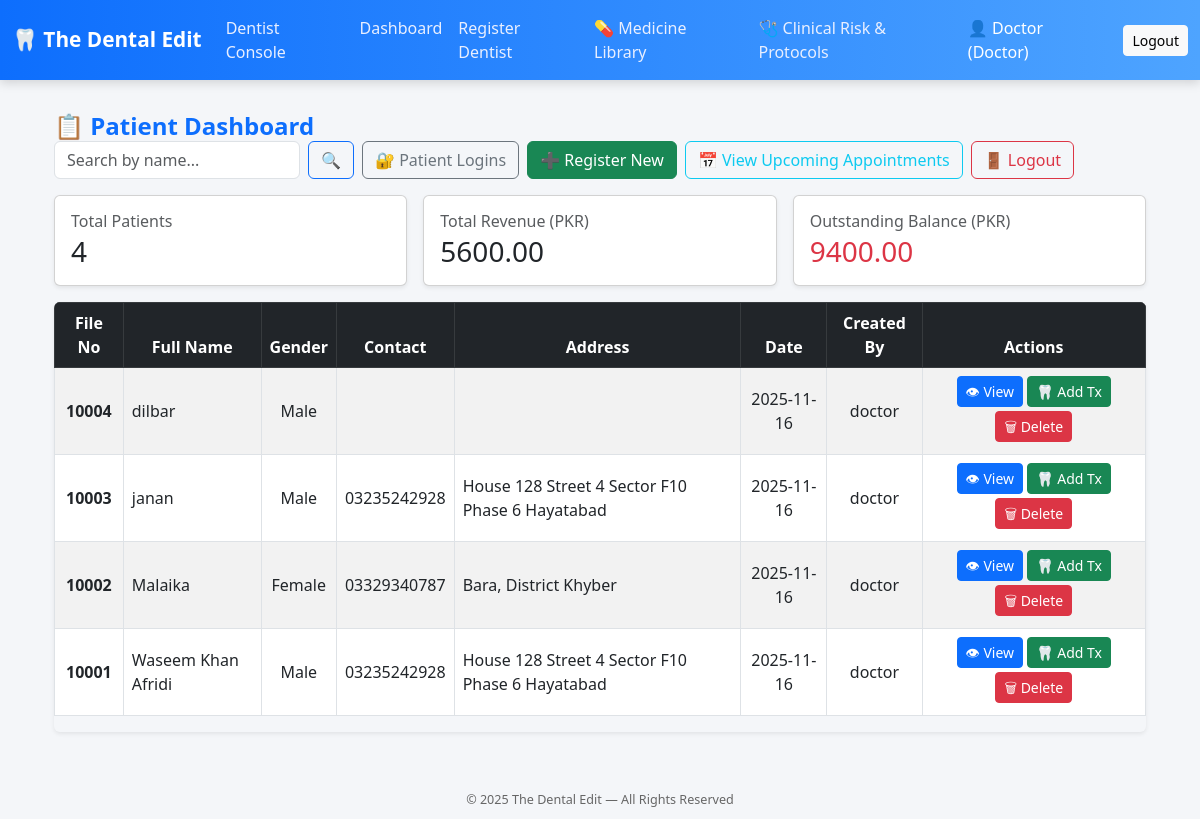
Screenshot of /dashboard_main (signed in) with the database file from the repository.
### Dentaleditapp.py (models this page shows, shortened)
class Patient(db.Model):
    __tablename__ = 'patients'
    id = db.Column(db.Integer, primary_key=True)
    file_no = db.Column(db.String(50), unique=True)
    full_name = db.Column(db.String(150))
    father_or_spouse_name = db.Column(db.String(150))
    gender = db.Column(db.String(20))
    dob_or_age = db.Column(db.String(50))
    marital_status = db.Column(db.String(50))
    occupation = db.Column(db.String(100))
    contact = db.Column(db.String(50))
    email = db.Column(db.String(100))
    cnic = db.Column(db.String(20))
    address = db.Column(db.Text)
    date = db.Column(db.String(20), default=date.today().strftime("%Y-%m-%d"))
    created_by = db.Column(db.String(100))
    heart_disease = db.Column(db.String(10))
    blood_pressure = db.Column(db.String(10))
    diabetes = db.Column(db.String(10))
    asthma = db.Column(db.String(10))
    tuberculosis = db.Column(db.String(10))
    hepatitis = db.Column(db.String(10))
    bleeding_disorder = db.Column(db.String(10))
    epilepsy = db.Column(db.String(10))
    thyroid_disorder = db.Column(db.String(10))
    kidney_disease = db.Column(db.String(10))
    stomach_ulcers = db.Column(db.String(10))
    psychiatric_disorder = db.Column(db.String(10))
    medications = db.Column(db.Text)
    allergies = db.Column(db.Text)
    other_health = db.Column(db.Text)
    pregnant = db.Column(db.String(10))
    breastfeeding = db.Column(db.String(10))
    pregnancy_weeks = db.Column(db.String(20))
    surgery_history = db.Column(db.Text)
    last_dental_visit = db.Column(db.String(50))
    last_dental_reason = db.Column(db.String(50))
    treat_fillings = db.Column(db.String(10))
    treat_rct = db.Column(db.String(10))
    treat_crowns = db.Column(db.String(10))
    treat_extractions = db.Column(db.String(10))
    treat_scaling = db.Column(db.String(10))
    treat_denture = db.Column(db.String(10))
    treat_braces = db.Column(db.String(10))
    treat_implant = db.Column(db.String(10))
    treat_other = db.Column(db.String(100))
    bad_experience = db.Column(db.String(10))
    bad_experience_details = db.Column(db.Text)
    gum_bleeding = db.Column(db.String(10))
    gum_loose = db.Column(db.String(10))
    gum_badbreath = db.Column(db.String(10))
    gum_none = db.Column(db.String(10))
    sensitive_teeth = db.Column(db.String(10))
    frequent_cavities = db.Column(db.String(10))
    caries_none = db.Column(db.String(10))
    fractured_tooth = db.Column(db.String(10))
    jaw_accident = db.Column(db.String(10))
    trauma_none = db.Column(db.String(10))
    prosthesis_crown = db.Column(db.String(10))
    prosthesis_denture = db.Column(db.String(10))
    prosthesis_implant = db.Column(db.String(10))
    prosthesis_braces = db.Column(db.String(10))
    prosthesis_none = db.Column(db.String(10))
    uses_tobacco = db.Column(db.String(10))
    uses_naswar = db.Column(db.String(10))
    uses_paan = db.Column(db.String(10))
    uses_smoke = db.Column(db.String(10))
    smoking_frequency = db.Column(db.String(100))
    tmj_issue = db.Column(db.Text)
    tmj_notes = db.Column(db.Text)
    oral_hygiene = db.Column(db.Text)
    caries_risk = db.Column(db.Text)
    soft_tissue_notes = db.Column(db.Text)
    dental_notes = db.Column(db.Text)
    cases = db.relationship('Case', backref='patient', cascade="all, delete-orphan", lazy='joined')
    treatments = db.relationship('Treatment', backref='patient', cascade="all, delete-orphan", lazy='joined')
    visits = db.relationship('Visit', backref='patient', cascade="all, delete-orphan", lazy=True)

### Dentaleditapp.py (the view)
@app.route("/dashboard_main")
def dashboard_main():
    if not require_role(["doctor", "assistant"]):
        return redirect(url_for("login"))
    q = request.args.get("q", "")
    if q:
        patients = Patient.query.filter(Patient.full_name.ilike(f"%{q}%")).all()
    else:
        patients = Patient.query.order_by(Patient.id.desc()).all()
    total_revenue = sum(p.amount_paid for p in Payment.query.all())
    total_outstanding = 0.0
    for patient in Patient.query.all():
        total_treatments = sum(t.amount for t in Treatment.query.filter_by(patient_id=patient.id))
        total_paid = sum(pm.amount_paid for pm in Payment.query.filter_by(patient_id=patient.id))
        total_outstanding += max(0.0, total_treatments - total_paid)
    total_patients = Patient.query.count()
    return render_template(
        "dashboard_main.html",
        patients=patients,
        q=q,
        total_revenue=total_revenue,
        total_outstanding=total_outstanding,
        total_patients=total_patients
    )

### Dentaleditapp.py (called while the page is built)
def require_role(roles):
    return session.get("role") in roles

### templates/dashboard_main.html
{% extends "layout.html" %}
{% block content %}
<div class="container mt-3">
  <div class="d-flex flex-wrap justify-content-between align-items-center mb-3">
    <h4 class="mb-3 mb-md-0 text-primary fw-bold">📋 Patient Dashboard</h4>
    <div class="d-flex flex-wrap gap-2 align-items-center">
      <form method="get" action="{{ url_for('dashboard_main') }}" class="d-flex" style="max-width: 300px;">
        <input type="text" name="q" value="{{ q }}" class="form-control me-2" placeholder="Search by name...">
        <button class="btn btn-outline-primary" type="submit">🔍</button>
      </form>
      <a href="{{ url_for('patient_logins') }}" class="btn btn-outline-secondary">🔐 Patient Logins</a>
      <a href="{{ url_for('patient_registration') }}" class="btn btn-success">➕ Register New</a>
      <a href="{{ url_for('due_appointments') }}" class="btn btn-outline-info">📅 View Upcoming Appointments</a>
      <a href="{{ url_for('logout') }}" class="btn btn-outline-danger">🚪 Logout</a>
    </div>
  </div>
  <div class="row g-3 mb-3">
    <div class="col-12 col-md-4">
      <div class="card shadow-sm">
        <div class="card-body">
          <h6 class="card-title text-muted mb-1">Total Patients</h6>
          <h3 class="card-text">{{ total_patients if total_patients is not none else patients|length }}</h3>
        </div>
      </div>
    </div>
    <div class="col-12 col-md-4">
      <div class="card shadow-sm">
        <div class="card-body">
          <h6 class="card-title text-muted mb-1">Total Revenue (PKR)</h6>
          <h3 class="card-text">{{ "%.2f"|format(total_revenue) if total_revenue is not none else "0.00" }}</h3>
        </div>
      </div>
    </div>
    <div class="col-12 col-md-4">
      <div class="card shadow-sm">
        <div class="card-body">
          <h6 class="card-title text-muted mb-1">Outstanding Balance (PKR)</h6>
          <h3 class="card-text text-danger">{{ "%.2f"|format(total_outstanding) if total_outstanding is not none else "0.00" }}</h3>
        </div>
      </div>
    </div>
  </div>
  <div class="table-responsive shadow-sm rounded">
    <table class="table table-striped table-bordered align-middle">
      <thead class="table-dark text-center">
        <tr>
          <th>File No</th>
          <th>Full Name</th>
          <th>Gender</th>
          <th>Contact</th>
          <th>Address</th>
          <th>Date</th>
          <th>Created By</th>
          <th style="min-width:170px">Actions</th>
        </tr>
      </thead>
      <tbody>
        {% for p in patients %}
        <tr>
          <td class="text-center fw-bold">{{ p.file_no }}</td>
          <td>{{ p.full_name }}</td>
          <td class="text-center">{{ p.gender }}</td>
          <td>{{ p.contact }}</td>
          <td>{{ p.address }}</td>
          <td class="text-center">{{ p.date }}</td>
          <td class="text-center">{{ p.created_by }}</td>
          <td class="text-center">
            <a href="{{ url_for('view_patient', patient_id=p.id) }}" class="btn btn-sm btn-primary mb-1">👁 View</a>
            {% if session.get('role') in ['doctor', 'assistant'] %}
              <a href="{{ url_for('add_treatment', patient_id=p.id) }}" class="btn btn-sm btn-success mb-1">🦷 Add Tx</a>
            {% endif %}
            {% if session.get('role') == 'doctor' %}
              <a href="{{ url_for('delete_patient', patient_id=p.id) }}" class="btn btn-sm btn-danger mb-1" onclick="return confirm('Delete patient? This cannot be undone.')">🗑 Delete</a>
            {% endif %}
          </td>
        </tr>
        {% else %}
        <tr>
          <td colspan="8" class="text-center text-muted">No patients found.</td>
        </tr>
        {% endfor %}
      </tbody>
    </table>
  </div>
</div>
{% endblock %}

### templates/layout.html (style rules this page uses)
body { background: #f4f6f9; font-family: "Segoe UI", system-ui, -apple-system, "Helvetica Neue", Arial; }

### rows the page displays
Patient: file_no "10004", full_name "dilbar", gender "Male", date "2025-11-16", created_by "doctor"
Patient: file_no "10003", full_name "janan", gender "Male", contact "03235242928", address "House 128 Street 4 Sector F10 Phase 6 Hayatabad", date "2025-11-16", created_by "doctor"
Patient: file_no "10002", full_name "Malaika", gender "Female", contact "03329340787", address "Bara, District Khyber", date "2025-11-16", created_by "doctor"
Patient: file_no "10001", full_name "Waseem Khan Afridi", gender "Male", contact "03235242928", address "House 128 Street 4 Sector F10 Phase 6 Hayatabad", date "2025-11-16", created_by "doctor"

### other values shown
{{ session['username'] | capitalize }} "Doctor"
{{ session['role'] | capitalize }} "Doctor"
{{ total_patients if total_patients is not none else patients|length }} "4"
{{ "%.2f"|format(total_revenue) if total_revenue is not none else "0.00" }} "5600.00"
